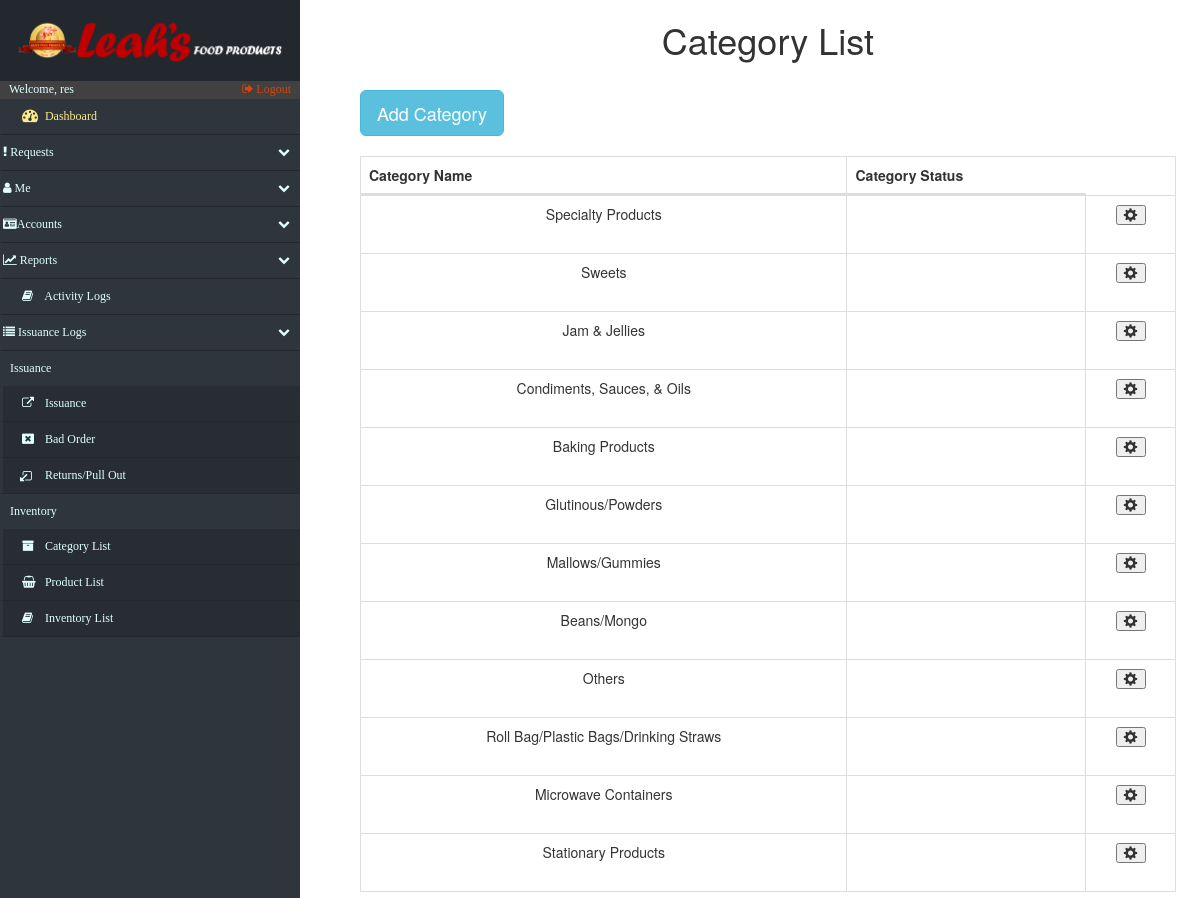
/categories.php (signed in), run on an earlier commit of the app's database.
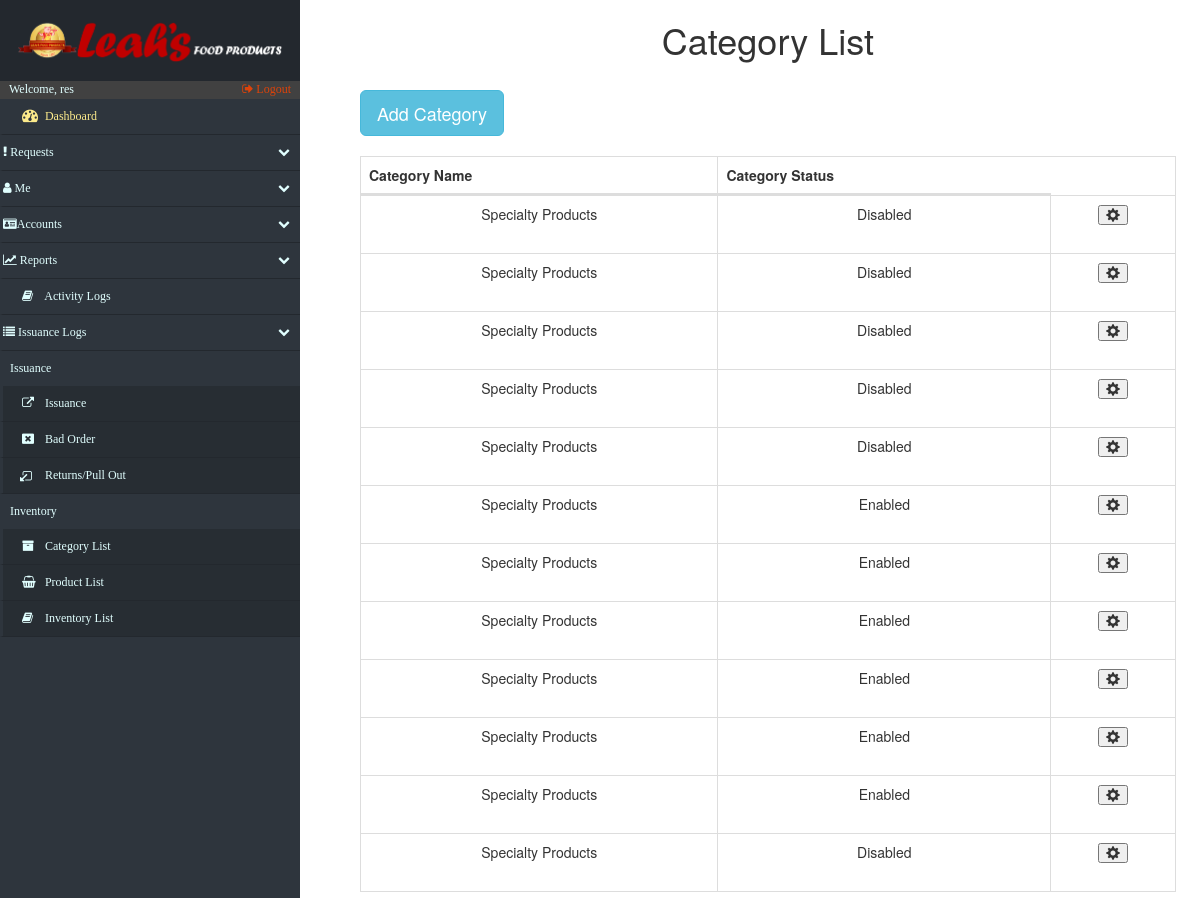
And on a later commit of the database.
### tables this page shows
CREATE TABLE `category_list` (
  `category_id` int(15) NOT NULL,
  `category_name` varchar(100) NOT NULL,
  `category_status` varchar(10) DEFAULT NULL
);

### categories.php (the view, shortened to what the changed rows need)
<!DOCTYPE html>
<html lang="en">
<head>
    <?php include('fragments/config.php') ?>
    <link rel="stylesheet" href="https://maxcdn.bootstrapcdn.com/bootstrap/3.3.7/css/bootstrap.min.css">
    <link href="src/css/datatables.css" rel="stylesheet">
    <link href="//maxcdn.bootstrapcdn.com/font-awesome/4.2.0/css/font-awesome.min.css" rel="stylesheet">
    <link href="src/css/sidebar.css" rel="stylesheet">
    <link href="src/css/custom.css" rel="stylesheet">
</head>
<body>
    <div id="page-content-wrapper">
        <div class="containers">
            <table class="table table-striped table-bordered">
                <h1 align="center">Category List</h1>
            </table>
            <?php
							$retrieve = ("SELECT * FROM category_list");
							$results = mysqli_query($db, $retrieve);
						?>
                <div id="mainContainer">
                    <table id="datatables" class="table table-hover table-bordered dataTable" cellspacing="0" width="100%" role="grid" aria-describedby="myTable_info" style="width: 100%;">
                        <thead>
                            <tr>
                                <th>Category Name</th>
                                <th>Category Status</th>
                            </tr>
                        </thead>
                        <tbody>
                            <?php
							foreach ($results as $data):
						?>
                                <tr>
										<?php
											$individual_category_id=$data["category_id"];
                                        ?>
                                    <td data-title="category_name">
                                        <?php echo $data["category_name"]; ?>
                                    </td>
                                    <td data-title="category_status">
                                        <?php echo $data["category_status"]; ?>
                                    </td>
									<td data-title="edit">
                                        <table class="table table-striped table-bordered">
                                            <button type="button" class="glyphicon glyphicon-cog" onclick="refresh()" data-toggle="modal" aria-hidden="true" data-target="#<?php echo $individual_category_id;?>"></button>
                                        </table>
                                    </td>
                                </tr>
                                <?php
							endforeach;
						?>
                        </tbody>
                    </table>
                </div>
        </div>
    </div>
</body>
</html>

What changed in the data, as far as the page shows it:
changed category_list (number 1 of 12 on the later page): category_status (not shown) → "Disabled"
changed category_list (number 2 of 12 on the later page): category_name "Sweets" → "Specialty Products"; category_status (not shown) → "Disabled"
changed category_list (number 3 of 12 on the later page): category_name "Jam & Jellies" → "Specialty Products"; category_status (not shown) → "Disabled"
changed category_list (number 4 of 12 on the later page): category_name "Condiments, Sauces, & Oils" → "Specialty Products"; category_status (not shown) → "Disabled"
changed category_list (number 5 of 12 on the later page): category_name "Baking Products" → "Specialty Products"; category_status (not shown) → "Disabled"
changed category_list (number 6 of 12 on the later page): category_name "Glutinous/Powders" → "Specialty Products"; category_status (not shown) → "Enabled"
changed category_list (number 7 of 12 on the later page): category_name "Mallows/Gummies" → "Specialty Products"; category_status (not shown) → "Enabled"
changed category_list (number 8 of 12 on the later page): category_name "Beans/Mongo" → "Specialty Products"; category_status (not shown) → "Enabled"
changed category_list (number 9 of 12 on the later page): category_name "Others" → "Specialty Products"; category_status (not shown) → "Enabled"
changed category_list (number 10 of 12 on the later page): category_name "Roll Bag/Plastic Bags/Drinking Straws" → "Specialty Products"; category_status (not shown) → "Enabled"
changed category_list (number 11 of 12 on the later page): category_name "Microwave Containers" → "Specialty Products"; category_status (not shown) → "Enabled"
changed category_list (number 12 of 12 on the later page): category_name "Stationary Products" → "Specialty Products"; category_status (not shown) → "Disabled"
